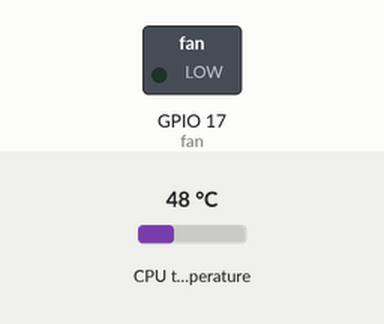
This program was run on a simulated Raspberry Pi (BCM pin numbers). On the bench: switched loads named in the program (green lamp = pin HIGH). The inputs (shaded band) are chosen by the test bench; at power-on: CPU temperature 48 °C.

Above: at 1.2 s.
1.3 s: CPU temperature set to 54 °C
7.3 s: CPU temperature set to 57 °C
At 10.5 s:
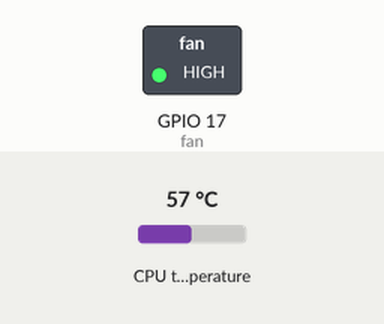
13.3 s: CPU temperature set to 46 °C
19.3 s: CPU temperature set to 43 °C
At 20.4 s:
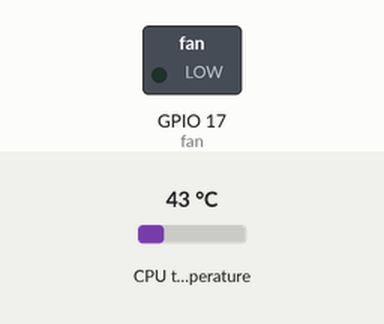
25.3 s: CPU temperature set to 58 °C
At 31.5 s:
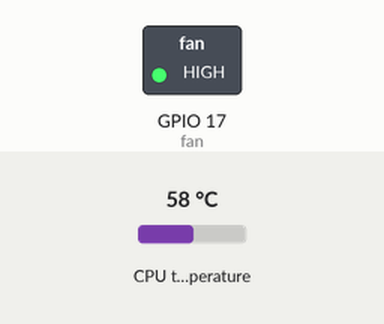
Timing chart, 0 to 32.6 s (numbered marks = the images above; inputs shaded):
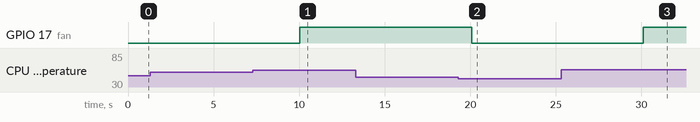

The program:

fancontrol.py
```python
import subprocess
import time
from gpiozero import OutputDevice

GRADI_ON = 55
GRADI_OFF = 45
SLEEP_INTERVAL = 5
GPIO_PIN = 17


def get_temp():
    output = subprocess.run(['vcgencmd', 'measure_temp'], capture_output=True)
    temp_string = output.stdout.decode()
    try:
        return float(temp_string.split('=')[1].split('\'')[0])
    except (IndexError, ValueError):
        raise RuntimeError('Non posso fare parsing della temperatura')


if __name__ == '__main__':
    if GRADI_OFF >= GRADI_ON:
        raise RuntimeError('La temperatura dei gradi per lo spegnimento deve essere minore rispetto all\'accensione')

    fan = OutputDevice(GPIO_PIN)

    while True:
        temp = get_temp()
        if temp > GRADI_ON and not fan.value:
            fan.on()
        elif fan.value and temp < GRADI_OFF:
            fan.off()
        time.sleep(SLEEP_INTERVAL)
```

Measured:
- the behaviour switches between 55 and 56 °C on CPU temperature (found by bisection; images 0 and 1)
- the behaviour switches between 45 and 44 °C on CPU temperature (found by bisection; images 1 and 2)
- after the input at 1.3 s, every drawn part: stays the same
- after the input at 7.3 s, GPIO 17 (fan): LOW → HIGH after 2.7 s
- after the input at 13.3 s, every drawn part: stays the same
- after the input at 19.3 s, GPIO 17 (fan): HIGH → LOW after 0.78 s
- after the input at 25.3 s, GPIO 17 (fan): LOW → HIGH after 4.8 s
